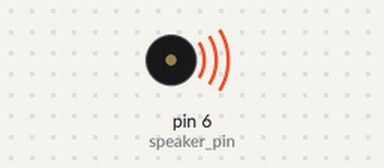
The sketch below on a simulated Arduino Uno, built with avr-gcc and run on an emulated ATmega328P. On the bench: buzzer (waves = sounding).

Above: at 0.2 s.
At 5.0 s:
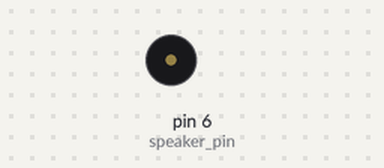
Timing chart, 0 to 7.8 s (numbered marks = the images above):
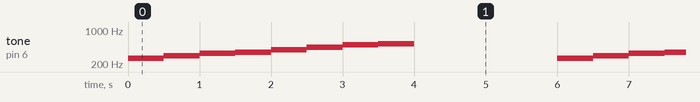

The sketch:

P16-1_tone_step.ino
```cpp
/*
*P16-1
*設計Arduino 程式，依序播放低音階C、B、A、G、F、E、D 及中音階C等8個音符。
*/

const int tones[] = {262, 294, 330, 349, 392, 440, 494, 523};
                   //c    d    e    f    g    a    b    C

const int speaker_pin = 6;
const int freq = 500; //Hz

void setup()
{
	pinMode(speaker_pin, OUTPUT);
}

void loop()
{
	for(int i=0;i<sizeof(tones)/sizeof(int);i++)
	{
		tone(speaker_pin, tones[i]);
		delay(500);
	}
	noTone(speaker_pin);
	delay(2000);
}
```

Measured:
- by itself, tone on pin 6 (speaker_pin): repeats every 6.0 s: 294 Hz 0.50 s, 330 Hz 0.50 s, 349 Hz 0.50 s, 392 Hz 0.50 s, 440 Hz 0.50 s, 494 Hz 0.50 s, 523 Hz 0.50 s, silent 2.0 s, 262 Hz 0.50 s
